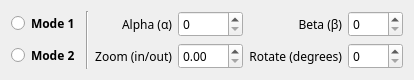
   <widget class="QWidget" name="layoutWidget">
    <property name="geometry">
     <rect>
      <x>825</x>
      <y>406</y>
      <width>397</width>
      <height>46</height>
     </rect>
    </property>
    <layout class="QGridLayout" name="FCFV_SecondZoneOperationField">
     <item row="0" column="5">
      <widget class="QSpinBox" name="FCFV_SZOF_BetaSpinBox">
       <property name="font">
        <font>
         <family>Fira Code</family>
        </font>
       </property>
       <property name="toolTip">
        <string>&lt;!DOCTYPE html&gt;
&lt;html&gt;
&lt;style&gt;
.tooltip {
  position: relative;
  display: inline-block;
  border-bottom: 1px dotted black;
}

.tooltip .tooltiptext {
  visibility: hidden;
  width: 120px;
  background-color: #555;
  color: #fff;
  text-align: center;
  border-radius: 6px;
  padding: 5px 0;
  position: absolute;
  z-index: 1;
  bottom: 125%;
  left: 50%;
  margin-left: -60px;
  opacity: 0;
  transition: opacity 0.3s;
}

.tooltip .tooltiptext::after {
  content: &quot;&quot;;
  position: absolute;
  top: 100%;
  left: 50%;
  margin-left: -5px;
  border-width: 5px;
  border-style: solid;
  border-color: #555 transparent transparent transparent;
}

.tooltip:hover .tooltiptext {
  visibility: visible;
  opacity: 1;
}
&lt;/style&gt;
&lt;body style=&quot;text-align:center;&quot;&gt;

&lt;h2&gt;Spin Box - (β) Beta Value&lt;/h2&gt;
&lt;p&gt;Set out the beta (β) value within the range of 0 up to 1,000 (excluding negative numbers and numbers above 1,000 for now).&lt;/p&gt;

&lt;div class=&quot;tooltip&quot;&gt;Useful tips:
  &lt;span class=&quot;tooltiptext&quot;&gt;0-1,000 Only&lt;/span&gt;
&lt;/div&gt;

&lt;/body&gt;
&lt;/html&gt;
</string>
       </property>
       <property name="maximum">
        <number>1000</number>
       </property>
      </widget>
     </item>
     <item row="1" column="3">
      <widget class="QDoubleSpinBox" name="FCFV_SZOF_ZoomInOutSpinBox">
       <property name="font">
        <font>
         <family>Fira Code</family>
        </font>
       </property>
       <property name="toolTip">
        <string>&lt;!DOCTYPE html&gt;
&lt;html&gt;
&lt;style&gt;
.tooltip {
  position: relative;
  display: inline-block;
  border-bottom: 1px dotted black;
}

.tooltip .tooltiptext {
  visibility: hidden;
  width: 120px;
  background-color: #555;
  color: #fff;
  text-align: center;
  border-radius: 6px;
  padding: 5px 0;
  position: absolute;
  z-index: 1;
  bottom: 125%;
  left: 50%;
  margin-left: -60px;
  opacity: 0;
  transition: opacity 0.3s;
}

.tooltip .tooltiptext::after {
  content: &quot;&quot;;
  position: absolute;
  top: 100%;
  left: 50%;
  margin-left: -5px;
  border-width: 5px;
  border-style: solid;
  border-color: #555 transparent transparent transparent;
}

.tooltip:hover .tooltiptext {
  visibility: visible;
  opacity: 1;
}
&lt;/style&gt;
&lt;body style=&quot;text-align:center;&quot;&gt;

&lt;h2&gt;Spin Box - Zoom (IN/OUT) Value&lt;/h2&gt;
&lt;p&gt;Set out the beta (β) value within the range of 0 up to 100 (excluding negative numbers and numbers above 100 for now).&lt;/p&gt;

&lt;div class=&quot;tooltip&quot;&gt;Useful tips:
  &lt;span class=&quot;tooltiptext&quot;&gt;0-100 Only&lt;/span&gt;
&lt;/div&gt;

&lt;/body&gt;
&lt;/html&gt;
</string>
       </property>
       <property name="maximum">
        <double>100.000000000000000</double>
       </property>
       <property name="singleStep">
        <double>1.000000000000000</double>
       </property>
       <property name="stepType">
        <enum>QAbstractSpinBox::AdaptiveDecimalStepType</enum>
       </property>
       <property name="value">
        <double>0.000000000000000</double>
       </property>
      </widget>
     </item>
     <item row="0" column="3">
      <widget class="QSpinBox" name="FCFV_SZOF_AlphaSpinBox">
       <property name="font">
        <font>
         <family>Fira Code</family>
        </font>
       </property>
       <property name="toolTip">
        <string>&lt;!DOCTYPE html&gt;
&lt;html&gt;
&lt;style&gt;
.tooltip {
  position: relative;
  display: inline-block;
  border-bottom: 1px dotted black;
}

.tooltip .tooltiptext {
  visibility: hidden;
  width: 120px;
  background-color: #555;
  color: #fff;
  text-align: center;
  border-radius: 6px;
  padding: 5px 0;
  position: absolute;
  z-index: 1;
  bottom: 125%;
  left: 50%;
  margin-left: -60px;
  opacity: 0;
  transition: opacity 0.3s;
}

.tooltip .tooltiptext::after {
  content: &quot;&quot;;
  position: absolute;
  top: 100%;
  left: 50%;
  margin-left: -5px;
  border-width: 5px;
  border-style: solid;
  border-color: #555 transparent transparent transparent;
}

.tooltip:hover .tooltiptext {
  visibility: visible;
  opacity: 1;
}
&lt;/style&gt;
&lt;body style=&quot;text-align:center;&quot;&gt;

&lt;h2&gt;Spin Box - (α) Alpha Value&lt;/h2&gt;
&lt;p&gt;Set out the alpha (α) value within the range of 0 up to 1,000 (excluding negative numbers and numbers above 1,000 for now).&lt;/p&gt;

&lt;div class=&quot;tooltip&quot;&gt;Useful tips:
  &lt;span class=&quot;tooltiptext&quot;&gt;0-1,000 Only&lt;/span&gt;
&lt;/div&gt;

&lt;/body&gt;
&lt;/html&gt;
</string>
       </property>
       <property name="maximum">
        <number>1000</number>
       </property>
      </widget>
     </item>
     <item row="0" column="0">
      <widget class="QRadioButton" name="FCFV_SZOF_FirstModeRadioButton">
       <property name="font">
        <font>
         <family>Segoe UI Variable Display</family>
         <italic>false</italic>
         <bold>true</bold>
        </font>
       </property>
       <property name="styleSheet">
        <string notr="true">QRadioButton {
	font: bold;
}

QRadioButton:hover {
	color: rgb(255, 185, 115);
}

QRadioButton:pressed {
	color: rgb(255, 220, 150);
}</string>
       </property>
       <property name="text">
        <string>Mode 1</string>
       </property>
      </widget>
     </item>
     <item row="1" column="2">
      <widget class="QLabel" name="FCFV_SZOF_ZoomInOutLabel">
       <property name="font">
        <font>
         <family>Segoe UI Variable Display</family>
        </font>
       </property>
       <property name="toolTip">
        <string>&lt;!DOCTYPE html&gt;
&lt;html&gt;
&lt;style&gt;
.tooltip {
  position: relative;
  display: inline-block;
  border-bottom: 1px dotted black;
}

.tooltip .tooltiptext {
  visibility: hidden;
  width: 120px;
  background-color: #555;
  color: #fff;
  text-align: center;
  border-radius: 6px;
  padding: 5px 0;
  position: absolute;
  z-index: 1;
  bottom: 125%;
  left: 50%;
  margin-left: -60px;
  opacity: 0;
  transition: opacity 0.3s;
}

.tooltip .tooltiptext::after {
  content: &quot;&quot;;
  position: absolute;
  top: 100%;
  left: 50%;
  margin-left: -5px;
  border-width: 5px;
  border-style: solid;
  border-color: #555 transparent transparent transparent;
}

.tooltip:hover .tooltiptext {
  visibility: visible;
  opacity: 1;
}
&lt;/style&gt;
&lt;body style=&quot;text-align:center;&quot;&gt;

&lt;h2&gt;Spin Box - Zoom (IN/OUT) Value&lt;/h2&gt;
&lt;p&gt;Set out the beta (β) value within the range of 0 up to 100 (excluding negative numbers and numbers above 100 for now).&lt;/p&gt;

&lt;div class=&quot;tooltip&quot;&gt;Useful tips:
  &lt;span class=&quot;tooltiptext&quot;&gt;0-100 Only&lt;/span&gt;
&lt;/div&gt;

&lt;/body&gt;
&lt;/html&gt;
</string>
       </property>
       <property name="text">
        <string>Zoom (in/out)</string>
       </property>
       <property name="alignment">
        <set>Qt::AlignRight|Qt::AlignTrailing|Qt::AlignVCenter</set>
       </property>
      </widget>
     </item>
     <item row="0" column="2">
      <widget class="QLabel" name="FCFV_SZOF_AlphaLabel">
       <property name="font">
        <font>
         <family>Segoe UI Variable Display</family>
        </font>
       </property>
       <property name="toolTip">
        <string>&lt;!DOCTYPE html&gt;
&lt;html&gt;
&lt;style&gt;
.tooltip {
  position: relative;
  display: inline-block;
  border-bottom: 1px dotted black;
}

.tooltip .tooltiptext {
  visibility: hidden;
  width: 120px;
  background-color: #555;
  color: #fff;
  text-align: center;
  border-radius: 6px;
  padding: 5px 0;
  position: absolute;
  z-index: 1;
  bottom: 125%;
  left: 50%;
  margin-left: -60px;
  opacity: 0;
  transition: opacity 0.3s;
}

.tooltip .tooltiptext::after {
  content: &quot;&quot;;
  position: absolute;
  top: 100%;
  left: 50%;
  margin-left: -5px;
  border-width: 5px;
  border-style: solid;
  border-color: #555 transparent transparent transparent;
}

.tooltip:hover .tooltiptext {
  visibility: visible;
  opacity: 1;
}
&lt;/style&gt;
&lt;body style=&quot;text-align:center;&quot;&gt;

&lt;h2&gt;Spin Box - (α) Alpha Value&lt;/h2&gt;
&lt;p&gt;Set out the alpha (α) value within the range of 0 up to 1,000 (excluding negative numbers and numbers above 1,000 for now).&lt;/p&gt;

&lt;div class=&quot;tooltip&quot;&gt;Useful tips:
  &lt;span class=&quot;tooltiptext&quot;&gt;0-1,000 Only&lt;/span&gt;
&lt;/div&gt;

&lt;/body&gt;
&lt;/html&gt;
</string>
       </property>
       <property name="text">
        <string>Alpha (α)</string>
       </property>
       <property name="alignment">
        <set>Qt::AlignRight|Qt::AlignTrailing|Qt::AlignVCenter</set>
       </property>
      </widget>
     </item>
     <item row="1" column="0">
      <widget class="QRadioButton" name="FCFV_SZOF_SecondModeRadioButton">
       <property name="font">
        <font>
         <family>Segoe UI Variable Display</family>
         <italic>false</italic>
         <bold>true</bold>
        </font>
       </property>
       <property name="styleSheet">
        <string notr="true">QRadioButton {
	font: bold;
}

QRadioButton:hover {
	color: rgb(255, 135, 150);
}

QRadioButton:pressed {
	color: rgb(255, 100, 185);
}</string>
       </property>
       <property name="text">
        <string>Mode 2</string>
       </property>
      </widget>
     </item>
     <item row="1" column="5">
      <widget class="QSpinBox" name="FCFV_SZOF_RotateSpinBox">
       <property name="font">
        <font>
         <family>Fira Code</family>
        </font>
       </property>
       <property name="toolTip">
        <string>&lt;!DOCTYPE html&gt;
&lt;html&gt;
&lt;style&gt;
.tooltip {
  position: relative;
  display: inline-block;
  border-bottom: 1px dotted black;
}

.tooltip .tooltiptext {
  visibility: hidden;
  width: 120px;
  background-color: #555;
  color: #fff;
  text-align: center;
  border-radius: 6px;
  padding: 5px 0;
  position: absolute;
  z-index: 1;
  bottom: 125%;
  left: 50%;
  margin-left: -60px;
  opacity: 0;
  transition: opacity 0.3s;
}

.tooltip .tooltiptext::after {
  content: &quot;&quot;;
  position: absolute;
  top: 100%;
  left: 50%;
  margin-left: -5px;
  border-width: 5px;
  border-style: solid;
  border-color: #555 transparent transparent transparent;
}

.tooltip:hover .tooltiptext {
  visibility: visible;
  opacity: 1;
}
&lt;/style&gt;
&lt;body style=&quot;text-align:center;&quot;&gt;

&lt;h2&gt;Spin Box - Degrees&lt;/h2&gt;
&lt;p&gt;Drag up/down the spin box (or capture exact degrees value), going from 0 up to 360.&lt;/p&gt;

&lt;div class=&quot;tooltip&quot;&gt;Useful tips:
  &lt;span class=&quot;tooltiptext&quot;&gt;0-360 Only&lt;/span&gt;
&lt;/div&gt;

&lt;/body&gt;
&lt;/html&gt;
</string>
       </property>
       <property name="maximum">
        <number>360</number>
       </property>
      </widget>
     </item>
     <item row="1" column="4">
      <widget class="QLabel" name="FCFV_SZOF_RotateLabel">
       <property name="font">
        <font>
         <family>Segoe UI Variable Display</family>
        </font>
       </property>
       <property name="toolTip">
        <string>&lt;!DOCTYPE html&gt;
&lt;html&gt;
&lt;style&gt;
.tooltip {
  position: relative;
  display: inline-block;
  border-bottom: 1px dotted black;
}

.tooltip .tooltiptext {
  visibility: hidden;
  width: 120px;
  background-color: #555;
  color: #fff;
  text-align: center;
  border-radius: 6px;
  padding: 5px 0;
  position: absolute;
  z-index: 1;
  bottom: 125%;
  left: 50%;
  margin-left: -60px;
  opacity: 0;
  transition: opacity 0.3s;
}

.tooltip .tooltiptext::after {
  content: &quot;&quot;;
  position: absolute;
  top: 100%;
  left: 50%;
  margin-left: -5px;
  border-width: 5px;
  border-style: solid;
  border-color: #555 transparent transparent transparent;
}

.tooltip:hover .tooltiptext {
  visibility: visible;
  opacity: 1;
}
&lt;/style&gt;
&lt;body style=&quot;text-align:center;&quot;&gt;

&lt;h2&gt;Spin Box - Degrees&lt;/h2&gt;
&lt;p&gt;Drag up/down the spin box (or capture exact degrees value), going from 0 up to 360.&lt;/p&gt;

&lt;div class=&quot;tooltip&quot;&gt;Useful tips:
  &lt;span class=&quot;tooltiptext&quot;&gt;0-360 Only&lt;/span&gt;
&lt;/div&gt;

&lt;/body&gt;
&lt;/html&gt;
</string>
       </property>
       <property name="text">
        <string>Rotate (degrees)</string>
       </property>
       <property name="alignment">
        <set>Qt::AlignRight|Qt::AlignTrailing|Qt::AlignVCenter</set>
       </property>
      </widget>
     </item>
     <item row="0" column="1" rowspan="2">
      <widget class="Line" name="FCFV_SZOF_LineYAxisOperationSeparator">
       <property name="orientation">
        <enum>Qt::Vertical</enum>
       </property>
      </widget>
     </item>
     <item row="0" column="4">
      <widget class="QLabel" name="FCFV_SZOF_BetaLabel">
       <property name="font">
        <font>
         <family>Segoe UI Variable Display</family>
        </font>
       </property>
       <property name="toolTip">
        <string>&lt;!DOCTYPE html&gt;
&lt;html&gt;
&lt;style&gt;
.tooltip {
  position: relative;
  display: inline-block;
  border-bottom: 1px dotted black;
}

.tooltip .tooltiptext {
  visibility: hidden;
  width: 120px;
  background-color: #555;
  color: #fff;
  text-align: center;
  border-radius: 6px;
  padding: 5px 0;
  position: absolute;
  z-index: 1;
  bottom: 125%;
  left: 50%;
  margin-left: -60px;
  opacity: 0;
  transition: opacity 0.3s;
}

.tooltip .tooltiptext::after {
  content: &quot;&quot;;
  position: absolute;
  top: 100%;
  left: 50%;
  margin-left: -5px;
  border-width: 5px;
  border-style: solid;
  border-color: #555 transparent transparent transparent;
}

.tooltip:hover .tooltiptext {
  visibility: visible;
  opacity: 1;
}
&lt;/style&gt;
&lt;body style=&quot;text-align:center;&quot;&gt;

&lt;h2&gt;Spin Box - (β) Beta Value&lt;/h2&gt;
&lt;p&gt;Set out the beta (β) value within the range of 0 up to 1,000 (excluding negative numbers and numbers above 1,000 for now).&lt;/p&gt;

&lt;div class=&quot;tooltip&quot;&gt;Useful tips:
  &lt;span class=&quot;tooltiptext&quot;&gt;0-1,000 Only&lt;/span&gt;
&lt;/div&gt;

&lt;/body&gt;
&lt;/html&gt;
</string>
       </property>
       <property name="text">
        <string>Beta (β)</string>
       </property>
       <property name="alignment">
        <set>Qt::AlignRight|Qt::AlignTrailing|Qt::AlignVCenter</set>
       </property>
      </widget>
     </item>
    </layout>
   </widget>
